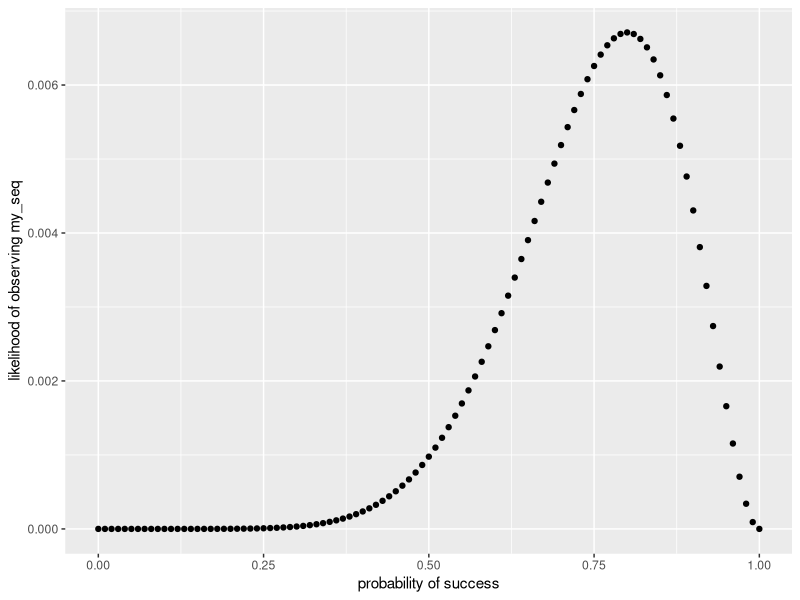
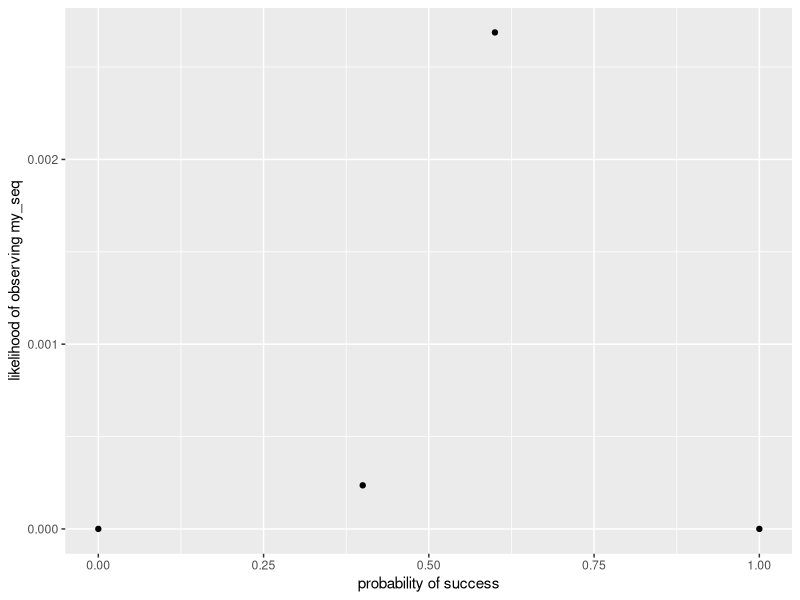
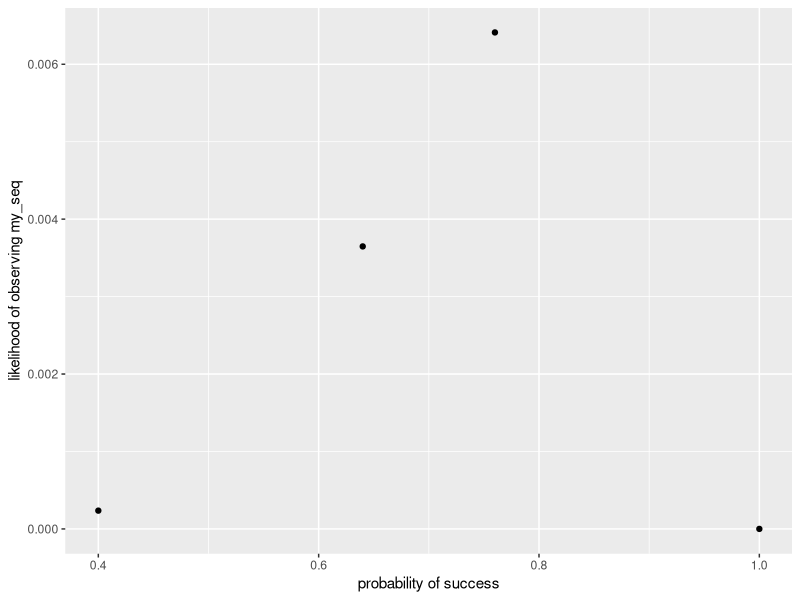
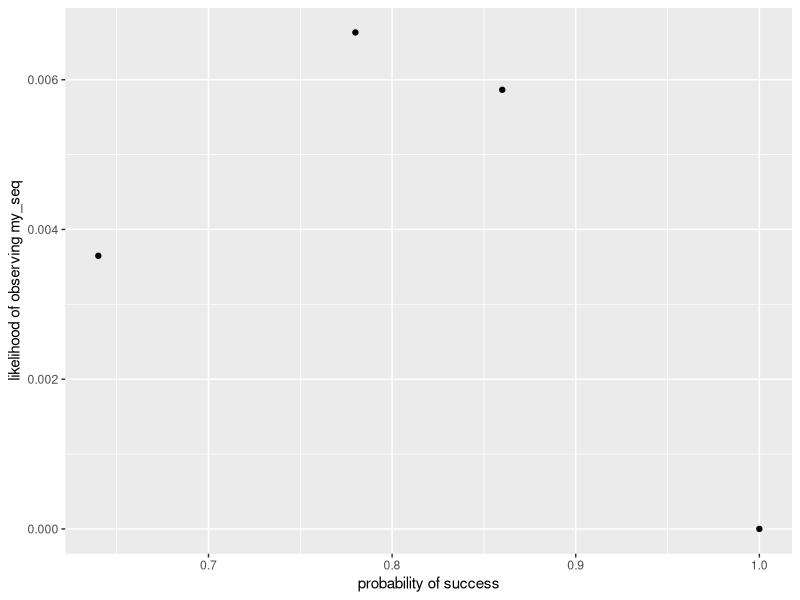
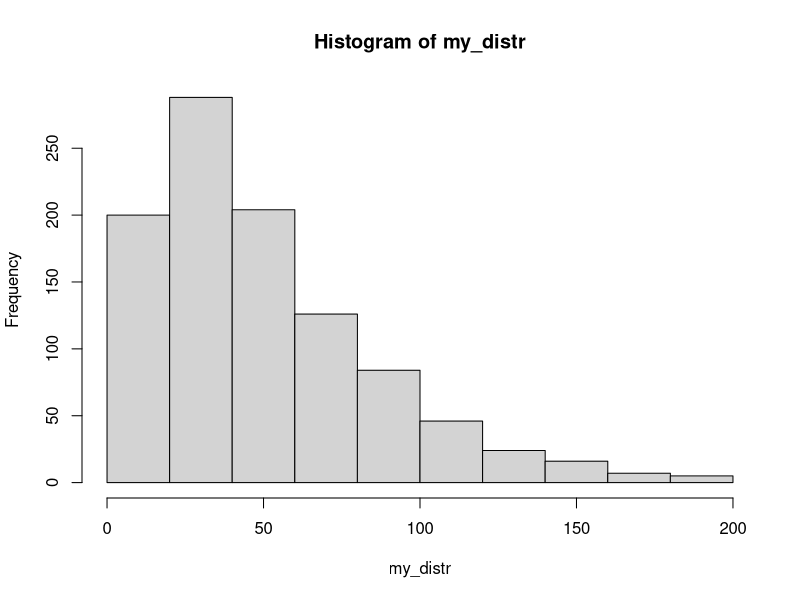
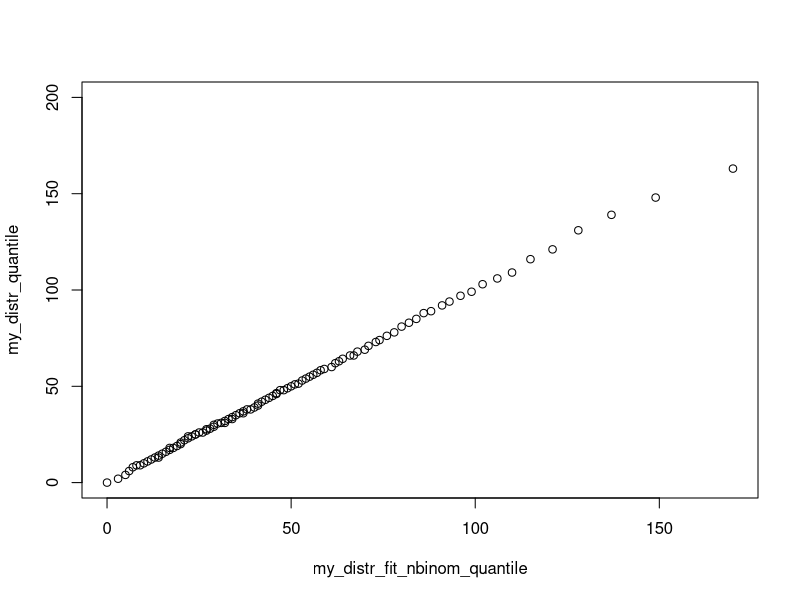
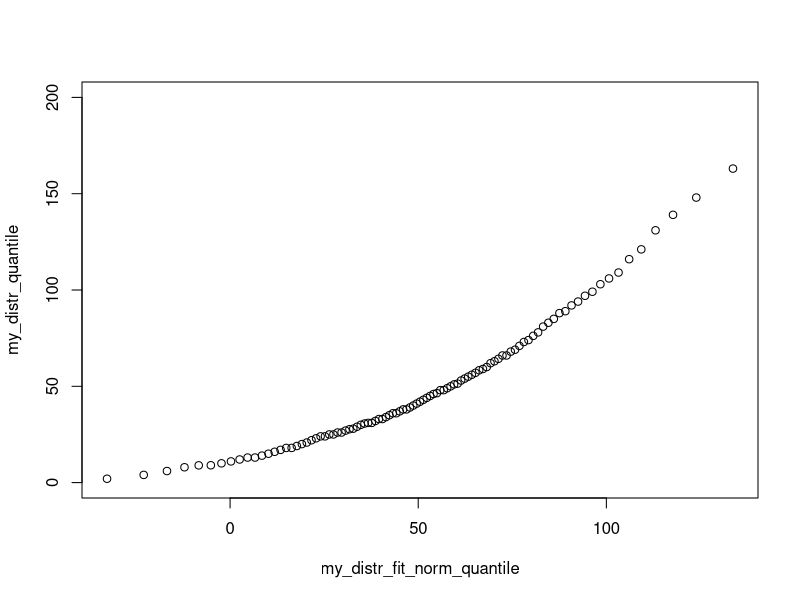

The R source for these figures, in order:
real_p <- 0.8
set.seed(99)
my_seq <- rbinom(n = 10,
                 size = 1, 
                 prob = real_p)
my_seq



###
mean(my_seq)



###
likelihood <- function(input_seq, p) {
  likelihood_value <- 1
  for (i in 1:length(input_seq))
  {
    if (input_seq[i] == 1)
    {
      likelihood_value <- likelihood_value * p
    }
    else
    {
      likelihood_value <- likelihood_value * (1 - p)
    }
  }
  return(likelihood_value)
}

# '''
# likelihood <- function(input_seq, p) {
#   likelihood_value <- prod(ifelse(test = input_seq==1,
#                                   yes = p,
#                                   no = 1-p))
#   return(likelihood_value)
# }
# '''

likelihood(my_seq, real_p)
likelihood(my_seq, real_p-0.1)
likelihood(my_seq, real_p+0.1)
likelihood(my_seq, 0)
likelihood(my_seq, 1)

possible_p_range <- seq(from = 0,
                        to = 1,
                        by = 0.01)
library(ggplot2)
qplot(x = possible_p_range,
      y = likelihood(my_seq, possible_p_range),
      geom = 'point',
      xlab = 'probability of success',
      ylab = 'likelihood of observing my_seq')

qplot(x = c(0,0.4,0.6,1),
      y = likelihood(my_seq, c(0,0.4,0.6,1)),
      geom = 'point',
      xlab = 'probability of success',
      ylab = 'likelihood of observing my_seq')

qplot(x = c(0.4,0.64,0.76,1),
      y = likelihood(my_seq, c(0.4,0.64,0.76,1)),
      geom = 'point',
      xlab = 'probability of success',
      ylab = 'likelihood of observing my_seq')

qplot(x = c(0.64,0.78,0.86,1),
      y = likelihood(my_seq, c(0.64,0.78,0.86,1)),
      geom = 'point',
      xlab = 'probability of success',
      ylab = 'likelihood of observing my_seq')


optimize_p_for_likelihood <- function(p) {
  return(likelihood(my_seq, p))
}
optimize(f = optimize_p_for_likelihood,
         interval = c(0, 1),
         maximum = TRUE)



###
library(fitdistrplus)
fitdist(data = my_seq,
        distr = "binom",
        fix.arg = list(size = 1),
        start = list(prob = 0.5))



###
#my_distr <- rnorm(100,10,10)
my_distr <- rnbinom(n = 1000,
                    size = 2,
                    mu = 50)
hist(my_distr)

my_distr_quantile <- quantile(x = my_distr,
                              probs = seq(0,1,0.01))


my_distr_fit_nbinom <- fitdist(data = my_distr,
                               distr = "nbinom")

my_distr_fit_nbinom_quantile <- qnbinom(p = seq(0,1,0.01),
                                      size = my_distr_fit_nbinom$estimate['size'],
                                      mu = my_distr_fit_nbinom$estimate['mu'])

qqplot(x = my_distr_fit_nbinom_quantile,
       y = my_distr_quantile)


my_distr_fit_norm <- fitdist(data = my_distr,
                             distr = "norm")

my_distr_fit_norm_quantile <- qnorm(p = seq(0,1,0.01),
                                    mean = my_distr_fit_norm$estimate['mean'],
                                    sd = my_distr_fit_norm$estimate['sd'])

qqplot(x = my_distr_fit_norm_quantile,
       y = my_distr_quantile)
